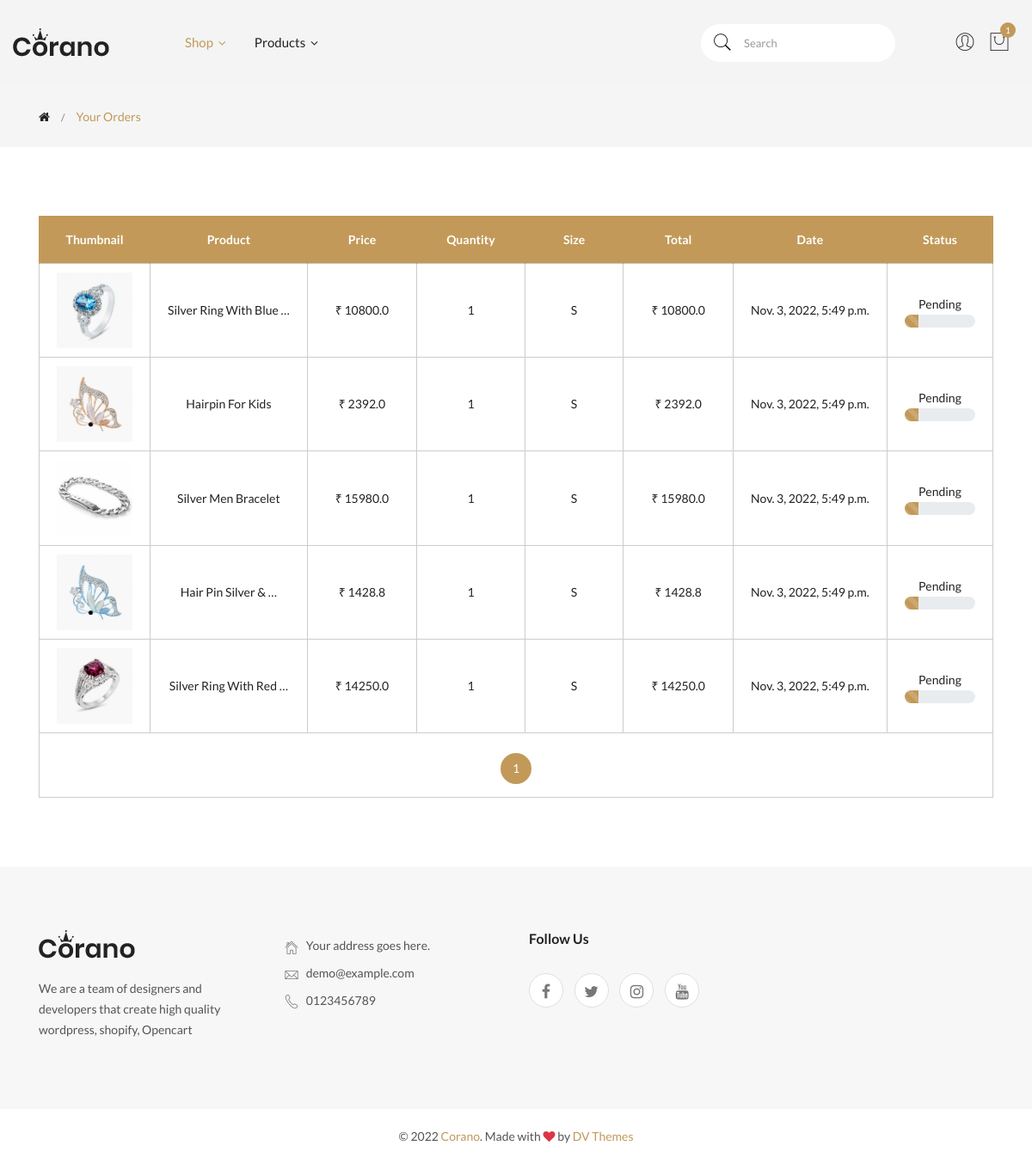
Screenshot of /orders/ (signed in) with the database file from the repository.
### myapp/models.py (models this page shows, shortened)
class Order(models.Model):
    user = models.ForeignKey(User,on_delete=models.CASCADE)
    customer = models.ForeignKey(CustomerModel,on_delete=models.CASCADE)
    product = models.ForeignKey(ProductModel,on_delete=models.CASCADE)
    quantity = models.PositiveIntegerField()
    psize = models.CharField(max_length=20,default='S')
    order_date = models.DateTimeField(auto_now_add=True)
    status = models.CharField(choices=step,max_length=200,default='Pending')
    @property
    def product_total(self):
        return (self.quantity)*(self.product.sell_price)

class ProductModel(models.Model):
    name= models.CharField(max_length=300)
    main_cate = models.CharField(choices=m_cate,max_length=200)
    sub_cate = models.CharField(choices=s_cate,max_length=200)
    og_price = models.IntegerField()
    discount = models.IntegerField()
    discounted_price = models.IntegerField(null=True)
    sell_price = models.IntegerField(null=True)
    p_type = models.CharField(default = 'Single Material',choices=ptype,max_length=200)
    p_material = models.CharField(choices=p_mate,max_length=200)
    p_brand = models.CharField(choices=p_brand,max_length=200)
    p_occasion = models.CharField(choices=occa,max_length=200)
    p_status = models.CharField(default='Available',choices=pstatus,max_length=100)
    p_mode = models.CharField(choices=pmode,default='Running',max_length=100)
    p_des = models.TextField()
    photo = models.ImageField(upload_to='product/')
    created_at = models.DateField(auto_now_add=True)
    @property
    def discounted_price(self):
        return ((self.og_price)*(self.discount))/100
    @property
    def sell_price(self):
        return (self.og_price)-(self.discounted_price)

### myapp/views.py (the view)
# urls.py: path('orders/',OrdersView,name='orders'),
def OrdersView(request):
    if request.user.is_authenticated:
        order_data = Order.objects.filter(user=request.user)[::-1]
        paginator = Paginator(order_data, 5, orphans=0)
        page_number = request.GET.get('page')
        order_data = paginator.get_page(page_number)
        proamount = 0
        cart_count = 0
        shipping_amt = 70
        final_amt = 0
        data = Cart.objects.filter(user=request.user)
        for i in data:
            prod_amt = ((i.product.sell_price)*(i.quantity))
            cart_count += i.quantity
            proamount += prod_amt
            final_amt = proamount+shipping_amt
        context = {'order_data':order_data,'cart_count':cart_count,'page_number':page_number,
        'proamount':proamount,'final_amt':final_amt}
        return render(request,'order.html',context)
    else:
        messages.info(request, '☹︎ Please Login First')
    return redirect('/signin')

### myapp/templates/order.html (shortened to what this page needs)
{% extends 'base.html' %}
{% load static %}
{% block body %}
<div class="breadcrumb-area">
    <div class="container">
        <div class="row">
            <div class="col-12">
                <div class="breadcrumb-wrap">
                    <nav aria-label="breadcrumb">
                        <ul class="breadcrumb">
                            <li class="breadcrumb-item"><a href="{% url 'shop' %}"><i class="fa fa-home"></i></a></li>
                            <li class="breadcrumb-item active" aria-current="page">Your Orders</li>
                        </ul>
                    </nav>
                </div>
            </div>
        </div>
    </div>
</div>
<div class="cart-main-wrapper section-padding">
    <div class="container">
        <div class="section-bg-color">
            <div class="row">
                <div class="col-lg-12">
                    <div class="cart-table table-responsive">
                        <table class="table table-bordered" id="ok">
                            <thead>
                                <tr>
                                    <th class="pro-thumbnail">Thumbnail</th>
                                    <th class="pro-title">Product</th>
                                    <th class="pro-price">Price</th>
                                    <th class="pro-quantity">Quantity</th>
                                    <th class="pro-quantity">Size</th>
                                    <th class="pro-subtotal">Total</th>
                                    <th class="pro-remove">Date</th>
                                    <th class="pro-remove">Status</th>
                                </tr>
                            </thead>
                            <tbody>
                                {% for order in order_data %}
                                <tr>
                                    <td class="pro-thumbnail">
                                        <a href="{% url 'orderdetails' order.id%}">
                                            <img class="img-fluid" src="{{order.product.photo.url}}" alt="Product">
                                        </a>
                                    </td>
                                    <td class="pro-title"><a href="{% url 'orderdetails' order.id%}">{{order.product.name|truncatewords:4}}</a></td>
                                    <td class="pro-price"><span>₹ {{order.product.sell_price}}</span></td>
                                    <td class="pro-quantity">
                                        {{order.quantity}}
                                    </td>
                                    <td class="pro-subtotal"><span>{{order.psize}}</span></td>
                                    <td class="pro-subtotal"><span>₹ {{order.product_total}}</span></td>
                                    <td class="pro-subtotal"><span>{{order.order_date}}</span></td>
                                    <td>
                                        {{order.status}}
                                        {% if order.status == 'Pending' %}
                                        <div class="progress">
                                            <div data-toggle="tooltip" data-placement="top" title="{{order.status}}" class="progress-bar progress-bar-striped progress-bar-animated"
                                                role="progressbar" aria-valuenow="75" aria-valuemin="0"
                                                aria-valuemax="100" style="width: 20%"></div>
                                        </div>
                                        {% elif order.status == 'Accepted' %}
                                        <div class="progress">
                                            <div data-toggle="tooltip" data-placement="top" title="{{order.status}}" class="progress-bar progress-bar-striped progress-bar-animated"
                                                role="progressbar" aria-valuenow="75" aria-valuemin="0"
                                                aria-valuemax="100" style="width: 40%"></div>
                                        </div>
                                        {% elif order.status == 'Packing' %}
                                        <div class="progress">
                                            <div data-toggle="tooltip" data-placement="top" title="{{order.status}}" class="progress-bar progress-bar-striped progress-bar-animated"
                                                role="progressbar" aria-valuenow="75" aria-valuemin="0"
                                                aria-valuemax="100" style="width: 60%"></div>
                                        </div>
                                        {% elif order.status == 'Shipping' %}
                                        <div class="progress">
                                            <div data-toggle="tooltip" data-placement="top" title="{{order.status}}" class="progress-bar progress-bar-striped progress-bar-animated"
                                                role="progressbar" aria-valuenow="75" aria-valuemin="0"
                                                aria-valuemax="100" style="width: 80%"></div>
                                        </div>
                                        {% elif order.status == 'Deliverd' %}
                                        <div class="progress">
                                            <div data-toggle="tooltip" data-placement="top" title="{{order.status}}" class="progress-bar progress-bar-striped progress-bar-animated"
                                                role="progressbar" aria-valuenow="75" aria-valuemin="0"
                                                aria-valuemax="100" style="width: 100%"></div>
                                        </div>
                                        {% endif %}
                                    </td>
                                {% endfor %}
                            </tbody>
                        </table>
                    </div>
                    <div class="cart-update-option  text-left">
                        <div class="paginatoin-area text-center ">
                            <ul class="pagination-box ">
                                {% for pg in order_data.paginator.page_range %}
                                {% if order_data.number == pg %}
                                <li class="active">
                                    <a href="?page={{pg}}&ok=#ok">{{pg}}</a>
                                </li>
                                {% else %}
                                <li>
                                    <a href="?page={{pg}}&ok=#ok">{{pg}}</a>
                                </li>
                                {% endif %}
                                {% endfor %}
                            </ul>
                        </div>
                    </div>
                </div>
            </div>
        </div>
    </div>
</div>
{% endblock body %}

### rows the page displays
Order: product.photo (picture), product.name "Silver Ring With Blue …", product.sell_price "10800.0", quantity "1", psize "S", product_total "10800.0", order_date "Nov. 3, 2022, 5:49 p.m.", status "Pending"
Order: product.photo (picture), product.name "Hairpin For Kids", product.sell_price "2392.0", quantity "1", psize "S", product_total "2392.0", order_date "Nov. 3, 2022, 5:49 p.m.", status "Pending"
Order: product.photo (picture), product.name "Silver Men Bracelet", product.sell_price "15980.0", quantity "1", psize "S", product_total "15980.0", order_date "Nov. 3, 2022, 5:49 p.m.", status "Pending"
Order: product.photo (picture), product.name "Hair Pin Silver & …", product.sell_price "1428.8", quantity "1", psize "S", product_total "1428.8", order_date "Nov. 3, 2022, 5:49 p.m.", status "Pending"
Order: product.photo (picture), product.name "Silver Ring With Red …", product.sell_price "14250.0", quantity "1", psize "S", product_total "14250.0", order_date "Nov. 3, 2022, 5:49 p.m.", status "Pending"

### other values shown
{{ cart_count }} "1"
{{ pg }} "1"
